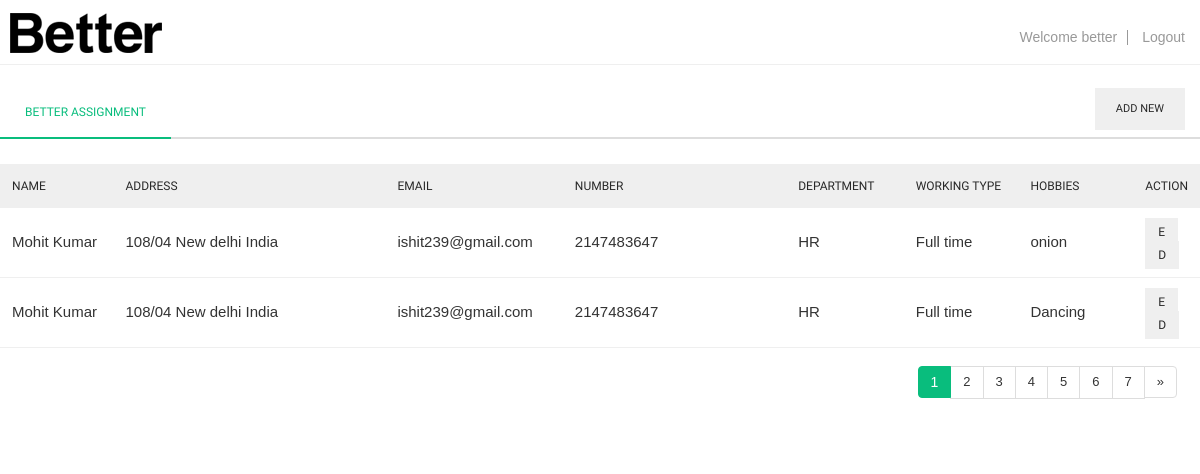
The app's page /2.php (signed in) with its own data.
### tables this page shows
CREATE TABLE `tb_employee` (
  `id` int(11) NOT NULL,
  `name` varchar(445) NOT NULL,
  `adress` varchar(545) NOT NULL,
  `email` varchar(154) NOT NULL,
  `number` int(10) NOT NULL,
  `department` varchar(55) NOT NULL,
  `working` varchar(55) NOT NULL,
  `hobbies` varchar(55) NOT NULL
);

### 2.php (the view, shortened to what this page needs)
<?php
if (isset($_SESSION['id']) && isset($_SESSION['user_name'])) {
?>
<?php
include('header.php')
?>
  <body>
    <div class="wrapper">
      <header>
        <div class="container-fluid">
          <div class="row">
            <div class="content1">
              <nav id="navigation6" class="navigation tt-nav navbar navbar-inverse navigation-portrait">
                <div class="nav-header"><a class="nav-logo" href="#/"><img src="images/login_logo.png" alt="better"></a>
                </div>
                <div class="welcome-box"><span>Welcome better</span><span class="divider-l"></span> <a href="logout.php">Logout</a></div>
              </nav>
            </div>
          </div>
        </div>
      </header>
      <div id="page">
        <div class="container-fluid">
          <div id="top1" class="clearfix">
            <?php
            include('sidebar.php');
            include('db_conn.php');
            ?>
            <div class="container-padding">
              <div class="row">
                <div class="col-md-12">
                  <div class="panel-body table-responsive">
                    <table class="table leaders-table">
                      <colgroup>
                        <col width="10%">
                        <col width="25%">
                        <col width="15%">
                        <col width="20%">
                        <col width="10%">
                        <col width="10%">
                        <col width="10%">
                      </colgroup>
                      <thead>
                        <tr class="first last">
                          <th class="first_gray" title="Name">Name</th>
                          <th title="Address">Address</th>
                          <th title="Email">Email</th>
                          <th title="Number">Number</th>
                          <th title="Department">Department</th>
                          <th title="Working Type">Working Type</th>
                          <th title="Hobbies">Hobbies</th>
                          <th title="Action">Action</th>
                        </tr>
                      </thead>
                      <?php
                      $sql = "select * from tb_employee ";
                      $result = mysqli_query($conn, $sql);
                      if (mysqli_num_rows($result) > 0) {
                      ?>
                      <tbody>
                        <?php while ($row = mysqli_fetch_assoc($result)) {
                          ?>
                        <tr ng-repeat="page in pages">
                          <td><?= $row["name"]  ?></td>
                          <td><?= $row["adress"]  ?></td>
                          <td><?= $row["email"]  ?></td>
                          <td><?= $row["number"]  ?></td>
                          <td><?= $row["department"]  ?></td>
                          <td><?= $row["working"]  ?></td>
                          <td><?= $row["hobbies"]  ?></td>
                          <td><a href="edit_process.php?id=<?= $row['id']?>" class="edit-i" >E</a>
                          <a href="delete.php?&id=<?= $row['id'] ?>" class="edit-i">D</a></td>
                        </tr>
                        <?php }
                      } else {
                        echo "0 results";
                      };?>
                      </tbody>
                    </table>
                    <div class="pagination">
                      <div class="pagination" style="margin:8px;float:right;">
                        <div class="col-sm-12 text-left">
                          <ul class="pagination">
                            <li class="active"><span>1</span></li>
                            <li><a href="#/admin/leaders-list/&amp;page=2">2</a></li>
                            <li><a href="#/admin/leaders-list/&amp;page=3">3</a></li>
                            <li><a href="#/admin/leaders-list/&amp;page=4">4</a></li>
                            <li><a href="#/admin/leaders-list/&amp;page=5">5</a></li>
                            <li><a href="#/admin/leaders-list/&amp;page=6">6</a></li>
                            <li><a href="#/admin/leaders-list/&amp;page=7">7</a></li>
                            <li><a href="#/admin/leaders-list/&amp;page=2">»</a></li>
                          </ul>
                        </div>
                      </div>
                    </div>
                  </div>
                </div>
              </div>
            </div>
          </div>
          <br>
          <br>
        </div>
      </div>
  </body>
  </html>
<?php
} else {
  header("Location: index.php");
  exit();
}
?>

### header.php (shortened to what this page needs)
<!DOCTYPE html>
  <html lang="en">
  <head>
    <link rel="stylesheet" type="text/css" href="https://cdnjs.cloudflare.com/ajax/libs/font-awesome/4.7.0/css/font-awesome.css" media="all">
    <link rel="stylesheet" type="text/css" href="css/navigation.css">
    <link rel="stylesheet" type="text/css" href="css/style.css">
    <link rel="stylesheet" type="text/css" href="css/responsive.css">
    <link href="https://cdnjs.cloudflare.com/ajax/libs/chosen/1.4.2/chosen.css" rel="stylesheet">
    <link rel="stylesheet" type="text/css" href="css/newstyle.css">
  </head>

### sidebar.php
<div class="sidebar clearfix ng-scope" ng-controller="menuController">
  <ul class="sidebar-panel nav blog-nav">
    <li><a href="#" title="Leaders" class="active"><span class="icon color8">Better Assignment</span></a></li>
  </ul>
  <div class="float-right"> <a data-target="#myModal" data-toggle="modal" class="add-bnt" href="">Add New</a> </div>
</div>

### css/navigation.css (style rules this page uses)
.navigation, .navigation * { box-sizing: border-box; -webkit-tap-highlight-color: transparent }
.navigation { width: 100%; height: 70px; display: table; position: relative; background-color: #fff }
.navigation-portrait { height: 48px }
.nav-header, .nav-logo>img { float: left }
.nav-header a, .nav-header a:hover { font-size: 33px; font-weight: 600; letter-spacing: -.8px; color: #000; line-height: 22px }
.navigation-portrait .nav-logo>img { margin: 13px auto 6px 0; padding: 0 }

### records on screen
tb_employee: name "Mohit Kumar", adress "108/04 New delhi India", email "ishit239@gmail.com", number "2147483647", department "HR", working "Full time", hobbies "onion"
tb_employee: name "Mohit Kumar", adress "108/04 New delhi India", email "ishit239@gmail.com", number "2147483647", department "HR", working "Full time", hobbies "Dancing"
